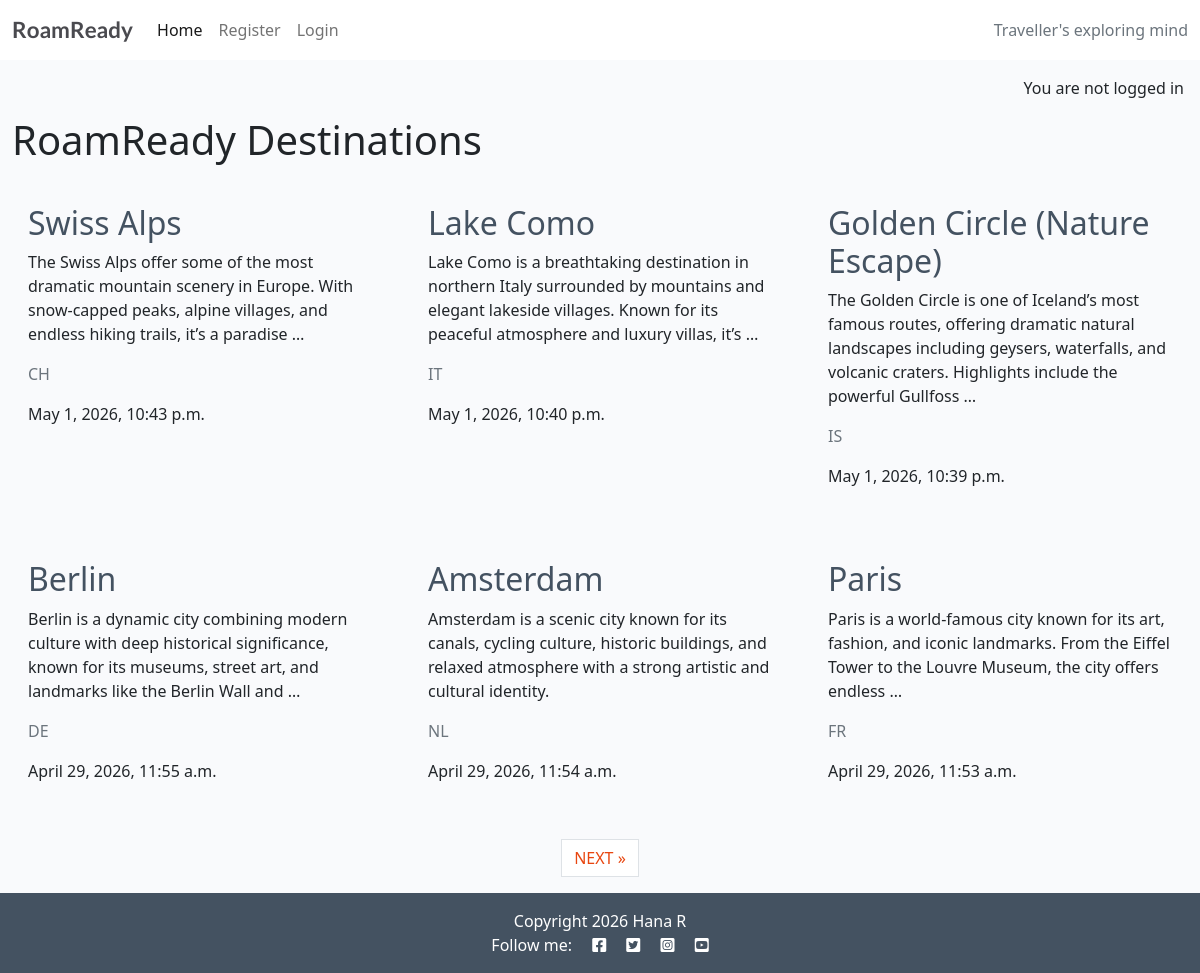
/, run on an earlier commit of the app's database.
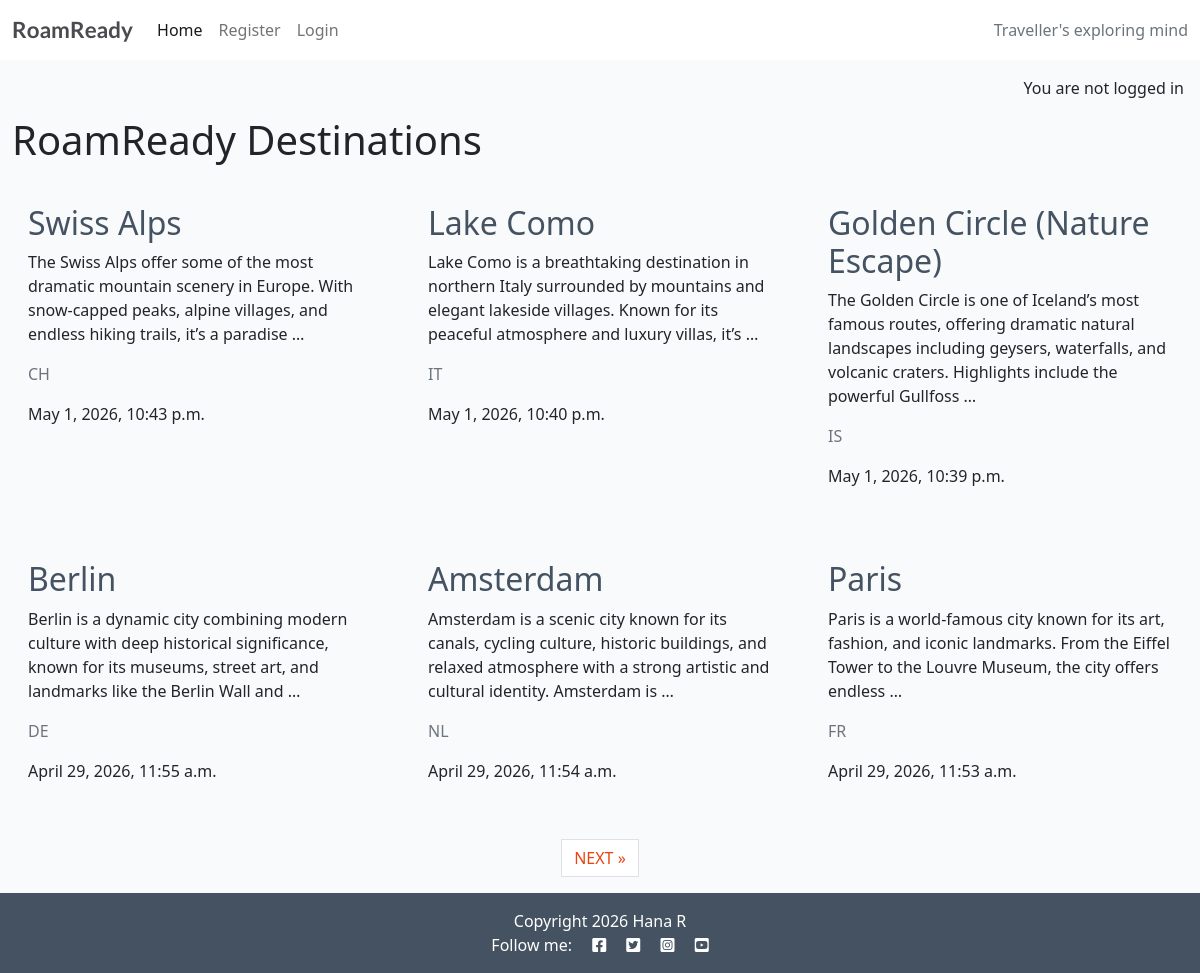
And on a later commit of the database.
### destinations/models.py (models this page shows, shortened)
class Destination(models.Model):
    name = models.CharField(max_length=100)
    country = CountryField()
    category = models.CharField(max_length=50)
    description = models.TextField()
    created_on = models.DateTimeField(auto_now_add=True)
    status = models.IntegerField(choices=STATUS, default=1)
    class Meta:
        ordering = ['-created_on', 'country', 'category']

### destinations/views.py (the view)
# urls.py: path('', views.DestinationsList.as_view(), name='home'),
class DestinationsList(generic.ListView):
    queryset = Destination.objects.all()
    template_name = "destinations/home.html"
    context_object_name = "destinations"
    paginate_by = 6

### destinations/templates/destinations/home.html (shortened to what this page needs)
{% extends "base.html" %}
{% block content %}
<div class="container-fluid">
  <h1>RoamReady Destinations</h1>
    <div class="row">
        <div class="col-12 mt-3 left">
            <div class="row">
                {% for destination in destinations %}
                <div class="col-md-4">
                    <div class="card mb-4">
                          <div class="card-body">
                          <a href="{% url 'destination_detail' destination.pk %}" class="text-decoration-none post-link">
                            <h2 class="card-title">
                                {{ destination.name }}
                            </h2>
                          </a>
                            <p class="card-text">
                                {{ destination.description|truncatewords:25 }}
                            </p>
                            <p class="card-text text-muted">
                                {{ destination.country }}
                            </p>
                          <p class="created_on">
                          {{ destination.created_on}}
                        </p>
                        </div>
                    </div>
                </div>
                {% if forloop.counter|divisibleby:3 %}
            </div>
            <div class="row">
                {% endif %}
                {% endfor %}
            </div>
        </div>
    </div>
</div>
  {% if is_paginated %}
    <nav aria-label="Page navigation">
        <ul class="pagination justify-content-center">
            {% if page_obj.has_next %}
            <li><a href="?page={{ page_obj.next_page_number }}" class="page-link"> NEXT &raquo;</a></li>
            {% endif %}
        </ul>
    </nav>
    {% endif %}
{% endblock %}

### templates/base.html (shortened to what this page needs)
{% load static %}
{% url 'home' as home_url %}
{% url 'destination' as destination_detail_url %}
{% url 'account_login' as login_url %}
{% url 'account_signup' as signup_url %}
{% url 'account_logout' as logout_url %}
<!DOCTYPE html>
<html class="h-100" lang="en">
<head>
    <link rel="stylesheet" href="https://cdnjs.cloudflare.com/ajax/libs/font-awesome/5.15.3/css/all.min.css">
    <link href="https://cdn.jsdelivr.net/npm/bootstrap@5.0.1/dist/css/bootstrap.min.css" rel="stylesheet"
>
        <link rel="stylesheet" href="{% static 'css/style.css' %}">
</head>
<body class="d-flex flex-column h-100 main-bg">
    <nav class="navbar navbar-expand-lg navbar-light bg-white">
        <div class="container-fluid">
            <a class="navbar-brand" href="{% url 'home' %}"><span class="brand">R<span class="red-R"><span>oam</span>R</span>eady</a>
            <div class="collapse navbar-collapse" id="navbarText">
                <ul class="navbar-nav me-auto mb-2 mb-lg-0">
                    <li class="nav-item">
                        <a class="nav-link {% if request.path == home_url %}active{% endif %}" aria-current="page"
                            href="{% url 'home' %}">Home</a>
                    </li>
                    {% if user.is_authenticated %}
                    <li class="nav-item">
	                    <a class="nav-link {% if request.path == logout_url %}active{% endif %}" aria-current="page"
                        href="{% url 'account_logout' %}">Logout</a>
                    </li>
                    {% else %}
                    <li class="nav-item">
	                    <a class="nav-link {% if request.path == signup_url %}active{% endif %}" aria-current="page"
		                href="{% url 'account_signup' %}">Register</a>
                    </li>
                    <li class="nav-item">
	                    <a class="nav-link {% if request.path == login_url %}active{% endif %}" aria-current="page" href="{% url 'account_login' %}">Login</a>
                    </li>
                    {% endif %}
                </ul>
                <span class="navbar-text text-muted">
                    Traveller's exploring mind
                </span>
            </div>
        </div>
    </nav>
    <main class="flex-shrink-0 main-bg">
        {% if user.is_authenticated %}
            <p class="text-end m-3">You are logged in as {{ user }}</p>
        {% else %}
            <p class="text-end m-3">You are not logged in</p>
        {% endif %}
        {% block content %}{% endblock content %}
    </main>
    <footer class="footer mt-auto py-3 dark-bg">
        <p class="m-0 text-center text-white">
 {% block copyright %}
  Copyright 2026 Hana R
  {% endblock %}
        </p>
        <p class="m-0 text-center text-white">Follow me: <i class="fab fa-facebook-square ms-3"></i>
            <i class="fab fa-twitter-square ms-3"></i>
            <i class="fab fa-instagram-square ms-3"></i>
            <i class="fab fa-youtube-square ms-3"></i>
        </p>
    </footer>
</body>
</html>

### static/css/style.css (style rules this page uses)
body { background-color: #F9FAFC; }
.brand { font-family: Lato, sans-serif; font-size: 1.4rem; font-weight: 700; color: #4A4A4F; }
.dark-bg { background-color: #445261; }
.main-bg { background-color: #F9FAFC; }
.card { border: none; background-color: transparent; }
.post-link { text-decoration: none; color: #445261; }
.post-link:hover, .page-link { color: #E84610; }

What changed in the data, as far as the page shows it:
changed Destination "Amsterdam": description "Amsterdam is a scenic city known for its canals, cycling culture, historic buildings, and relaxed atmosphere with a strong artistic and cultural identity." → "…artistic and cultural identity. Amsterdam is …"
